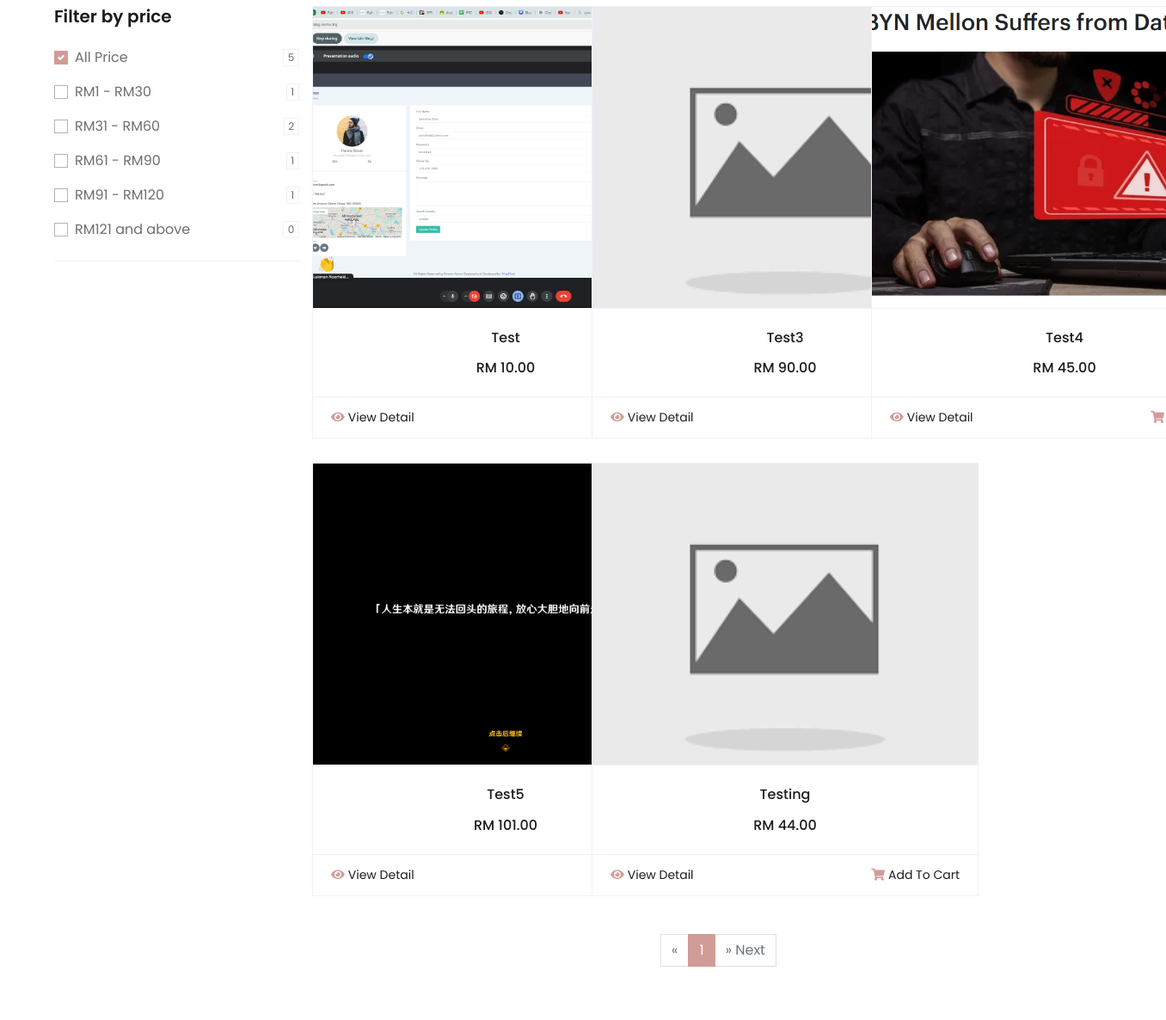
Before: /CG/mainpage.php (middle part) with the older database file.
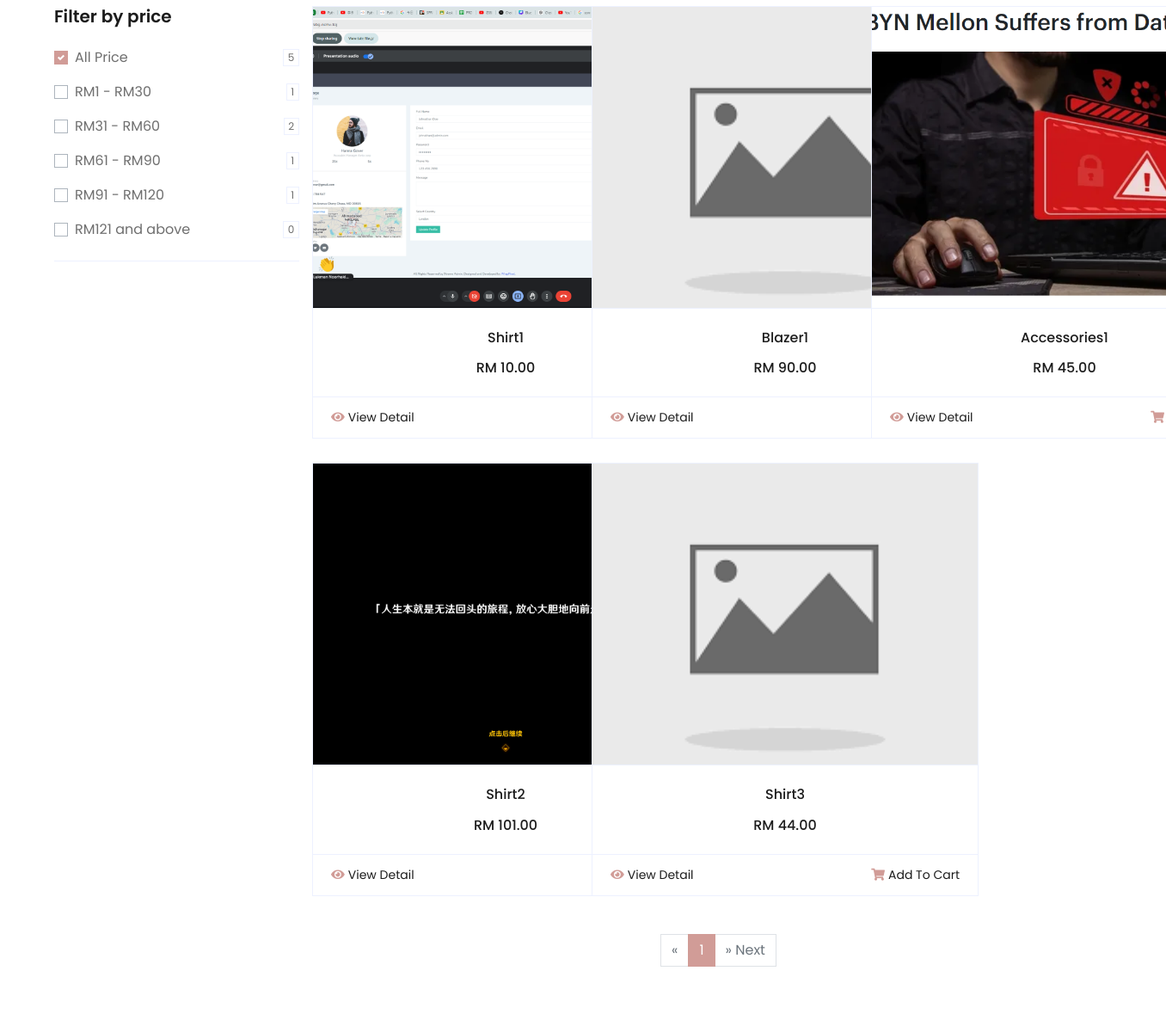
After: the same page with the newer database file.
### tables this page shows
CREATE TABLE `product` (
  `ProductID` int(11) NOT NULL,
  `ProductName` varchar(255) NOT NULL,
  `Price` decimal(10,2) NOT NULL,
  `Category` varchar(100) NOT NULL,
  `StockQuantity` int(11) NOT NULL,
  `Status` varchar(50) NOT NULL,
  `Image` varchar(255) DEFAULT NULL
);

### CG/mainpage.php (the view, shortened to what the changed rows need)
<!DOCTYPE html>
<html lang="en">
<head>
    <link href="https://cdnjs.cloudflare.com/ajax/libs/font-awesome/5.10.0/css/all.min.css" rel="stylesheet">
    <link href="lib/owlcarousel/assets/owl.carousel.min.css" rel="stylesheet">
    <link href="css/style.css" rel="stylesheet">
</head>
<body>
    <div class="container-fluid pt-5">
        <div class="row px-xl-5">
			<?php
			require '../Function/config.php';
			$page = isset($_GET['page']) ? (int)$_GET['page'] : 1;
			$limit = 9;
			$offset = ($page - 1) * $limit;
			if(isset($_GET['category'])){
				$category = $_GET['category'];
				$productsQuery = "SELECT * FROM product WHERE Category = '$category' LIMIT $limit OFFSET $offset";
			} else {
				$productsQuery = "SELECT * FROM product LIMIT $limit OFFSET $offset";
			}
			$productsResult = mysqli_query($con, $productsQuery);
			?>
			<div class="col-lg-9 col-md-12">
    			<div class="row pb-3">
					<div id = "product-list" class="row pb-3">
        			<?php while ($product = mysqli_fetch_assoc($productsResult)): ?>
            			<?php $productImage = !empty($product['Image']) ? $product['Image'] : '../Products/default.png'; ?>
            			<div class="col-lg-4 col-md-6 col-sm-12 pb-1">
                			<div class="card product-item border-0 mb-4">
                    			<div class="card-header product-img position-relative overflow-hidden bg-transparent border p-0">
                        			<img class="img-fluid w-100" src="<?= $productImage ?>" alt="">
                    			</div>
                    			<div class="card-body border-left border-right text-center p-0 pt-4 pb-3">
                        			<h6 class="text-truncate mb-3"><?= htmlspecialchars($product['ProductName']) ?></h6>
                        			<div class="d-flex justify-content-center">
                            			<h6>RM <?= number_format($product['Price'], 2) ?></h6>
                        			</div>
                    			</div>
                    			<div class="card-footer d-flex justify-content-between bg-light border">
                        			<a href="detail.php?id=<?= $product['ProductID'] ?>" class="btn btn-sm text-dark p-0"><i class="fas fa-eye text-primary mr-1"></i>View Detail</a>
                        			<a href="cart.php?action=add&id=<?= $product['ProductID'] ?>" class="btn btn-sm text-dark p-0"><i class="fas fa-shopping-cart text-primary mr-1"></i>Add To Cart</a>
                    			</div>
                			</div>
            			</div>
        			<?php endwhile; ?>
					</div>
    			</div>
			</div>
        </div>
    </div>
</body>
</html>

Changed rows visible on the page:
changed product: ProductName "Test" → "Shirt1"
changed product: ProductName "Test3" → "Blazer1"
changed product: ProductName "Test4" → "Accessories1"
changed product: ProductName "Test5" → "Shirt2"
changed product: ProductName "Testing" → "Shirt3"
